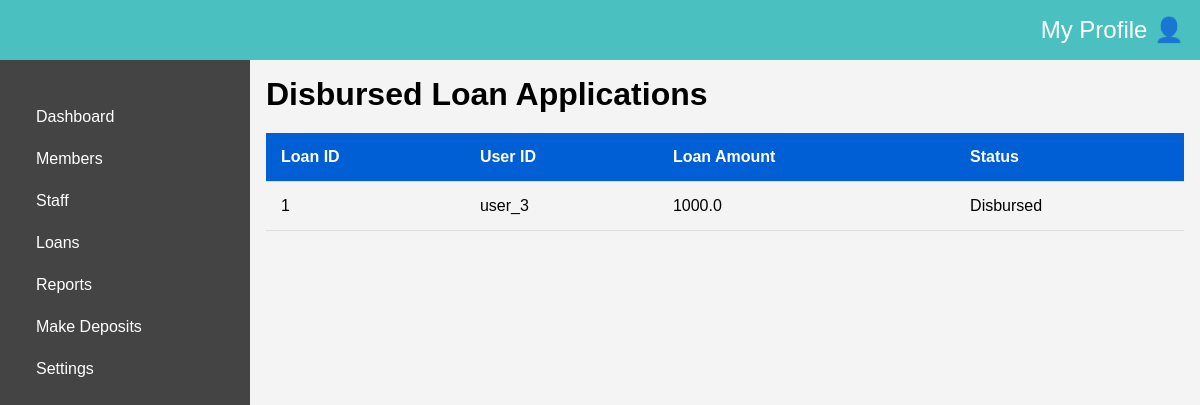
/admin/disbursed_loans (signed in), run on an earlier commit of the app's database.
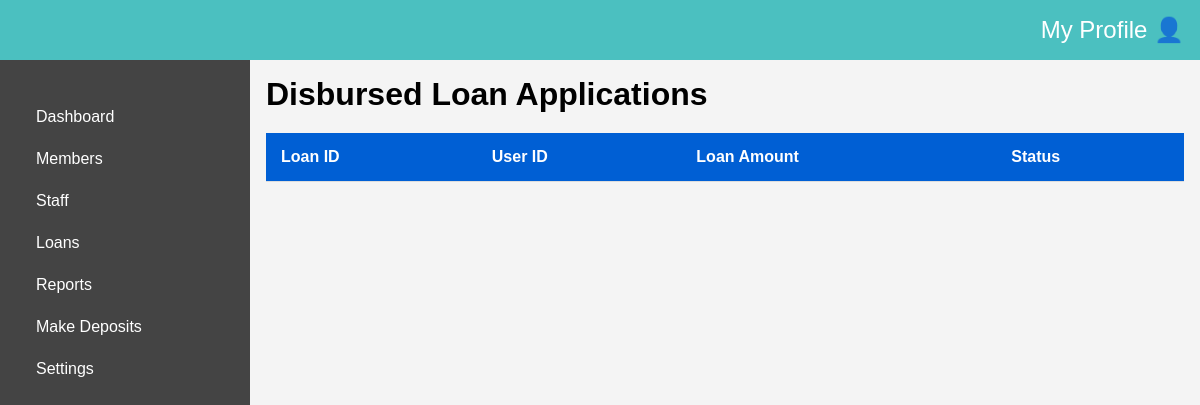
And on a later commit of the database.
### main_app/models.py (models this page shows, shortened)
class Loan(db.Model):
    id = db.Column(db.Integer, primary_key=True)
    user_id = db.Column(db.String(10), db.ForeignKey('user.user_id'), nullable=False)
    loan_amount = db.Column(db.Float, nullable=False)
    status = db.Column(db.String(20), nullable=False, default='Pending')
    rejection_reason = db.Column(db.String(120), nullable=True)
    loan_term = db.Column(db.Integer, nullable=False)
    interest_rate = db.Column(db.Float, nullable=False)  # Annual interest rate
    total_amount_due = db.Column(db.Float, nullable=False, default=0.0)  # Amount after interest
    monthly_payment = db.Column(db.Float, nullable=False, default=0.0)  # Payment With interest
    purpose = db.Column(db.String(120), nullable=False)
    start_date = db.Column(db.DateTime, nullable=False, default=datetime.now())
    next_due_date = db.Column(db.DateTime, nullable=False)
    amount_paid = db.Column(db.Float, default=0)
    penalty = db.Column(db.Float, nullable=False, default=0.0)  # Add a penalty field
    loan_user = db.relationship('User', back_populates='personal_loan', lazy=True, uselist=False)
    disbursement = db.relationship('Disbursement', back_populates='loan', lazy=True, uselist=False)
    repayment = db.relationship('Repayment', back_populates='loan', lazy=True, uselist=False)

### main_app/routes.py (the view)
@app.route('/admin/disbursed_loans')
@role_required('admin')
@login_required
def view_disbursed_loans():
    loans = Loan.query.filter_by(status='Disbursed').all()
    return render_template('admin/disbursed_loans.html', loans=loans)

### main_app/models.py (called while the page is built)
@login_manager.user_loader
def load_user(user_id):
    user_id = str(user_id)
    if user_id.startswith('user_'):
        return User.query.get(user_id)
    elif user_id.startswith('admin_'):
        return Admin.query.get(user_id)
    return None  # Return None if no user/admin is found

### main_app/routes.py (called while the page is built)
def role_required(role):
    def wrapper(fn):
        @wraps(fn)
        def decorated_view(*args, **kwargs):
            if not current_user.is_authenticated:
                return redirect(url_for('login'))
            try:
                if current_user.role != role:
                    flash("You do not have permission to access this page.")
                    abort(404, description="You do not have permission to access this page.")
                    return redirect(url_for('home'))
            except AttributeError:
                abort(404, description="You do not have permission to access this page. Access denied. Please contact Admin")
            return fn(*args, **kwargs)
        return decorated_view
    return wrapper

### main_app/templates/admin/disbursed_loans.html (shortened to what this page needs)
{% extends "admin/layout.html" %}
{% block head %}
<link rel="stylesheet" href="{{ url_for('static', filename='/css/members.css') }}">
<link rel="stylesheet" href="{{ url_for('static', filename='/css/Adminstyles.css') }}">
{% endblock %}
{% block main_cont %}
<h1>Disbursed Loan Applications</h1>
<table class="members-table" id="membersTable">
    <thead>
        <tr>
            <th>Loan ID</th>
            <th>User ID</th>
            <th>Loan Amount</th>
            <th>Status</th>
        </tr>
    </thead>
    {% for loan in loans %}
    <tbody id="membersBody">
        <tr>
            <td>{{ loan.id }}</td>
            <td>{{ loan.user_id }}</td>
            <td>{{ loan.loan_amount }}</td>
            <td>{{ loan.status }}</td>
        </tr>
    </tbody>
    {% endfor %}
</table>
{% endblock %}

What changed in the data, as far as the page shows it:
no longer on this page (row edited): Loan: id "1", user_id "user_3", loan_amount "1000.0", status "Disbursed"
